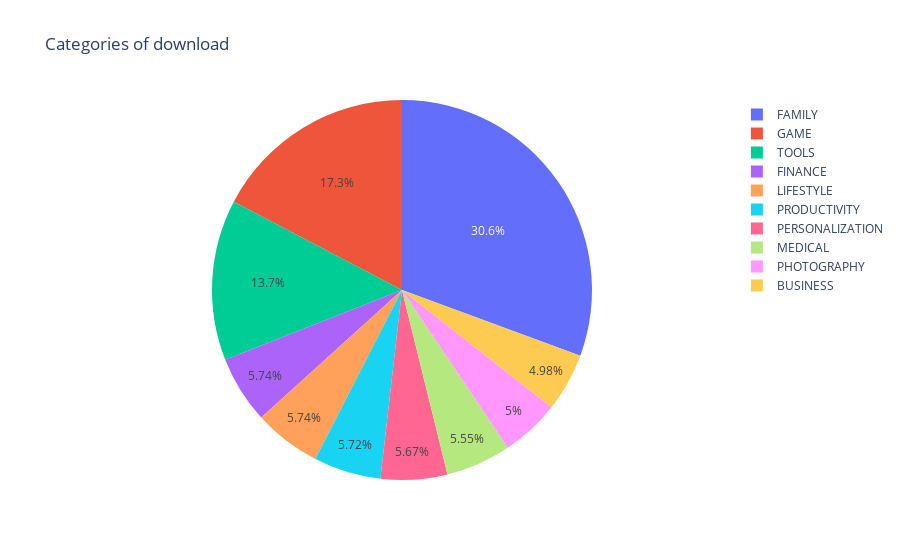

The code cell stored with this chart in its notebook:
### Code cell
# pie chart

fig = px.pie(values=category_count.values, names=category_count.index, title='Categories of download')

fig.show()

### Figure 1 — Plotly figure (JSON) as saved in the notebook; plotly's stock layout.template omitted (floating-point values rounded to 4 significant figures)
{"data": [{"domain": {"x": [0, 1], "y": [0, 1]}, "hovertemplate": "label=%{label}<br>value=%{value}<extra></extra>", "labels": ["FAMILY", "GAME", "TOOLS", "FINANCE", "LIFESTYLE", "PRODUCTIVITY", "PERSONALIZATION", "MEDICAL", "PHOTOGRAPHY", "BUSINESS"], "legendgroup": "", "name": "", "showlegend": true, "type": "pie", "values": [1610, 910, 719, 302, 302, 301, 298, 292, 263, 262]}], "layout": {"legend": {"tracegroupgap": 0}, "title": {"text": "Categories of download"}}}
